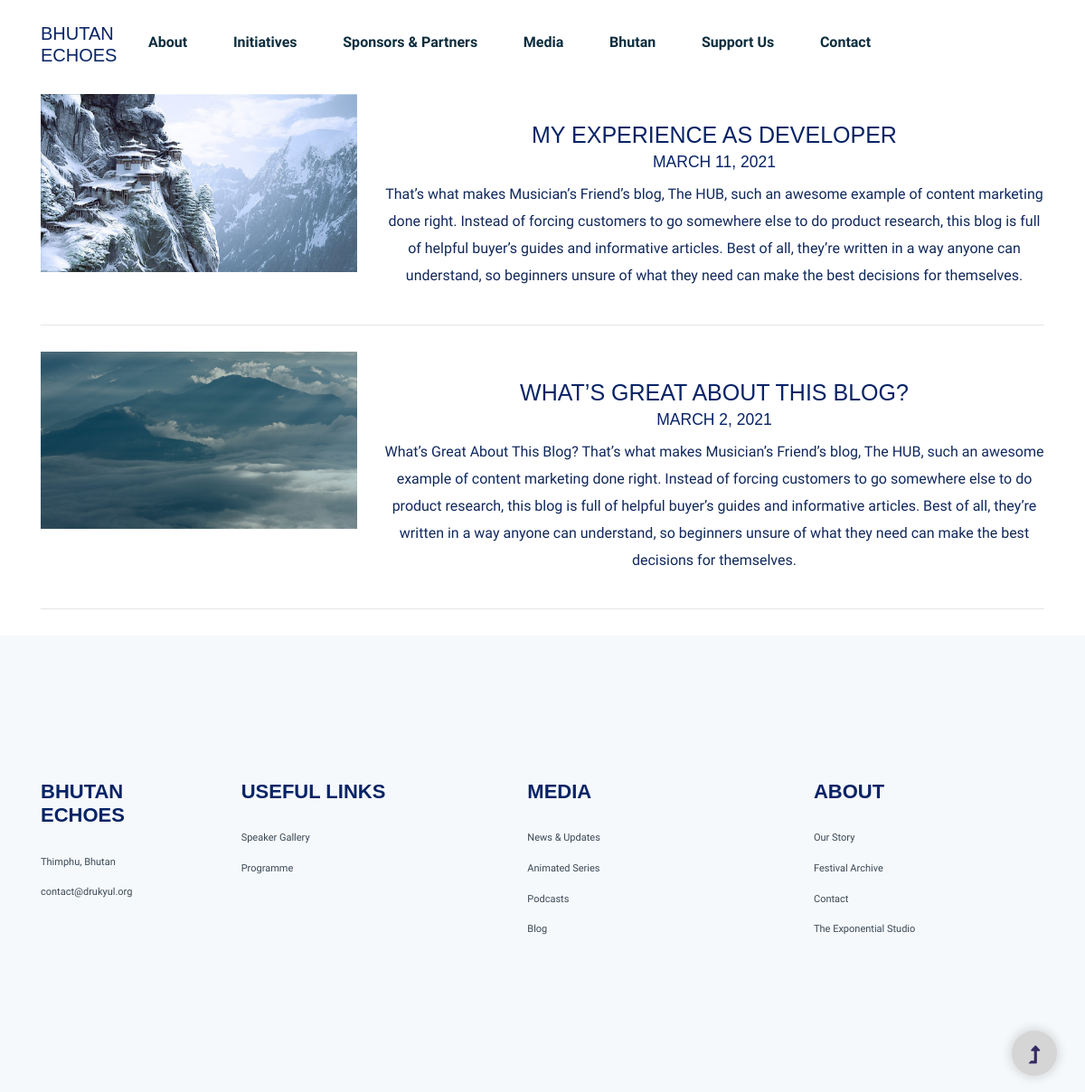
/bhutan/, run on the app's committed database.
### drukyul_app/models.py (models this page shows, shortened)
class CommonPost(models.Model):
    title = models.CharField(max_length=255)
    description = models.TextField()
    image = models.ImageField()
    class Meta:
        abstract = True

class BhutanPage(CommonPost):
    date_published = models.DateField()
    class Meta:
        verbose_name = "BhutanPage Table"

### drukyul_app/views.py (the view)
# urls.py: path('bhutan/',views.bhutan,name='bhutan'),
def bhutan(request):
    queryset = BhutanPage.objects.all().order_by('-date_published')
    context = {
        'bhutan_pages': queryset
    }
    return render(request, 'bhutan.html', context)

### drukyul_app/templates/bhutan.html
{% extends 'base.html' %}
{% load static %}
{% block content %}
    <div class="container">
        {% for page in bhutan_pages %}
            <div class="row">
                <div class="col-md-4 col-sm-12">
                    <img src="{{ page.image.url }}" alt="img" class="img-fluid"/>
                </div>
                <div class="col-md-8">
                    <h1 class="text-center mt-5">{{ page.title }}</h1>
                    <h3 class="text-center pb-2">{{ page.date_published }}</h3>
                    <p class="text-center">{{ page.description }}</p>
                </div>
            </div>
            <br/>
            <hr/>
            <br/>
        {% endfor %}
    </div>
{% endblock %}

### drukyul_app/templates/base.html (shortened to what this page needs)
{% load static %}
<!doctype html>
<html class="no-js" lang="zxx">
<head>
    <link rel="stylesheet" href="{% static 'assets/css/bootstrap.min.css' %}">
    <link rel="stylesheet" href="{% static 'assets/css/owl.carousel.min.css' %}">
    <link rel="stylesheet" href="{% static 'assets/css/slicknav.css' %}">
    <link rel="stylesheet" href="{% static 'assets/css/flaticon.css' %}">
    <link rel="stylesheet" href="{% static 'assets/css/progressbar_barfiller.css' %}">
    <link rel="stylesheet" href="{% static 'assets/css/gijgo.css' %}">
    <link rel="stylesheet" href="{% static 'assets/css/animate.min.css' %}">
    <link rel="stylesheet" href="{% static 'assets/css/animated-headline.css' %}">
    <link rel="stylesheet" href="{% static 'assets/css/magnific-popup.css' %}">
    <link rel="stylesheet" href="{% static 'assets/css/fontawesome-all.min.css' %}">
    <link rel="stylesheet" href="{% static 'assets/css/themify-icons.css' %}">
    <link rel="stylesheet" href="{% static 'assets/css/slick.css' %}">
    <link rel="stylesheet" href="{% static 'assets/css/nice-select.css' %}">
    <link rel="stylesheet" href="{% static 'assets/css/style.css' %}">
    <link rel="stylesheet" href="{% static 'fonts/icomoon/style.css' %}">
    <link rel="stylesheet" href="{% static 'css/bootstrap.min.css' %}">
    <link rel="stylesheet" href="{% static 'css/jquery-ui.css' %}">
    <link rel="stylesheet" href="{% static 'css/owl.carousel.min.css' %}">
    <link rel="stylesheet" href="{% static 'css/owl.theme.default.min.css' %}">
    <link rel="stylesheet" href="{% static 'css/owl.theme.default.min.css' %}">
    <link rel="stylesheet" href="{% static 'css/jquery.fancybox.min.css' %}">
    <link rel="stylesheet" href="{% static 'css/bootstrap-datepicker.css' %}">
    <link rel="stylesheet" href="{% static 'fonts/flaticon/font/flaticon.css' %}">
    <link rel="stylesheet" href="{% static 'css/aos.css' %}">
    <link rel="stylesheet" href="{% static 'css/style.css' %}">
    <link rel="stylesheet" href="{% static 'css/lib.css' %}">
</head>
<body>
<header>
    <div class="header-area">
        <div class="main-header ">
            <div class="header-bottom header-sticky">
                <div class="container">
                    <div class="row align-items-center">
                        <div class="col-lg-1">
                            <div class="logo">
                                <h2><a href="{% url 'home' %}" class="align-items-left">Bhutan Echoes</a></h2>
                            </div>
                        </div>
                        <div class="col-lg-11">
                            <div class="menu-wrapper  d-flex align-items-right">
                                <div class="main-menu d-none d-lg-block">
                                    <nav>
                                        <ul id="navigation">
                                            <li><a href="#">About</a>
                                            </li>
                                            <li><a href="#">Initiatives</a>
                                            </li>
                                            <li><a href="{% url 'sponsors' %}">Sponsors & Partners</a></li>
                                            <li><a href="#">Media</a>
                                            </li>
                                            <li><a href="{% url 'bhutan' %}">Bhutan</a></li>
                                            <li><a href="#">Support Us</a>
                                            </li>
                                            <li><a href="{% url 'contact' %}">Contact</a></li>
                                        </ul>
                                    </nav>
                                </div>
                            </div>
                        </div>
                        <div class="col-12">
                        </div>
                    </div>
                </div>
            </div>
        </div>
    </div>
</header>
{% block content %}
{% endblock content %}
<footer>
    <div class="footer-area footer-padding">
        <div class="container">
            <div class="row d-flex justify-content-between">
                <div class="col-xl-2 col-lg-2 col-md-4 col-sm-5">
                    <div class="single-footer-caption mb-50">
                        <div class="footer-tittle">
                            <h4>Bhutan Echoes</h4>
                            <ul>
                                <li><a href="#">Thimphu, Bhutan</a></li>
                                <li><a href="#">contact@drukyul.org</a></li>
                            </ul>
                        </div>
                    </div>
                </div>
                <div class="col-xl-3 col-lg-3 col-md-4 col-sm-7">
                    <div class="single-footer-caption mb-50">
                        <div class="footer-tittle">
                            <h4>Useful Links</h4>
                            <ul>
                                <li><a href="#">Speaker Gallery</a></li>
                                <li><a href="#">Programme</a></li>
                            </ul>
                        </div>
                    </div>
                </div>
                <div class="col-xl-3 col-lg-4 col-md-5 col-sm-8">
                    <div class="single-footer-caption mb-50">
                        <div class="footer-tittle">
                            <h4>Media</h4>
                            <ul>
                                <li><a href="#"> News & Updates</a></li>
                                <li><a href="#">Animated Series</a></li>
                                <li><a href="#"> Podcasts</a></li>
                                <li><a href="#">Blog</a></li>
                            </ul>
                        </div>
                    </div>
                </div>
                <div class="col-xl-3 col-lg-3 col-md-4 col-sm-5">
                    <div class="single-footer-caption mb-50">
                        <div class="footer-tittle mb-50">
                            <h4>About</h4>
                            <ul>
                                <li><a href="#">Our Story</a></li>
                                <li><a href="#">Festival Archive</a></li>
                                <li><a href="#">Contact</a></li>
                                <li><a href="#">The Exponential Studio</a></li>
                            </ul>
                        </div>
                    </div>
                </div>
            </div>
        </div>
    </div>
</footer>
<div id="back-top">
    <a title="Go to Top" href="#"> <i class="fas fa-level-up-alt"></i></a>
</div>
</body>
</html>

### static/css/style.css (style rules this page uses)
body { line-height: 1.7; color: gray; font-weight: 300; font-size: 1.1rem; }
a { -webkit-transition: .3s all ease; -o-transition: .3s all ease; transition: .3s all ease; }
h1, h2, h3, h4, h5, .h1, .h2, .h3, .h4, .h5 { font-family: "Oswald", sans-serif; text-transform: uppercase; }

### data on the page
BhutanPage: image (picture), title "MY EXPERIENCE AS DEVELOPER", date_published "MARCH 11, 2021", description "That’s what makes Musician’s Friend’s blog, The HUB, such an awesome example of content marketing done right. Instead of forcing customers to go somewhere else to do product research, this blog is full of helpful buyer’s guides and informative articles. Best of all, they’re written in a way anyone can understand, so beginners unsure of what they need can make the best decisions for themselves."
BhutanPage: image (picture), title "WHAT’S GREAT ABOUT THIS BLOG?", date_published "MARCH 2, 2021", description "What’s Great About This Blog? That’s what makes Musician’s Friend’s blog, The HUB, such an awesome example of content marketing done right. Instead of forcing customers to go somewhere else to do product research, this blog is full of helpful buyer’s guides and informative articles. Best of all, they’re written in a way anyone can understand, so beginners unsure of what they need can make the best decisions for themselves."
